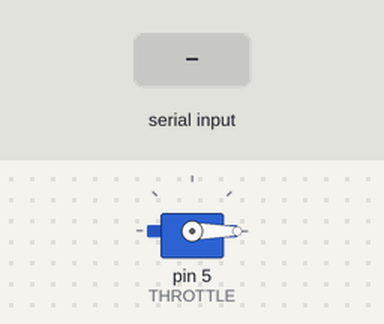
The sketch below on a simulated Arduino Uno, built with avr-gcc and run on an emulated ATmega328P. Shown: servo. The inputs (shaded band) are chosen by the test bench. What the sketch prints to the serial monitor is not drawn.

Above: at 1.2 s.
1.3 s: "0" received over Serial
At 3.4 s:
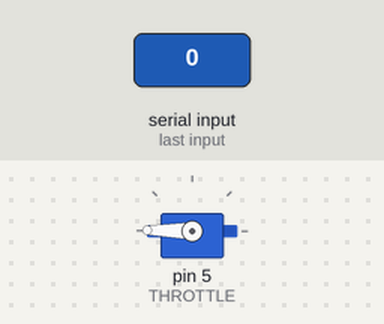
3.8 s: "1" received over Serial
At 5.3 s:
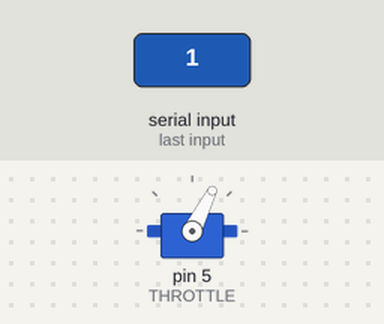
6.3 s: "2" received over Serial
At 8.4 s:
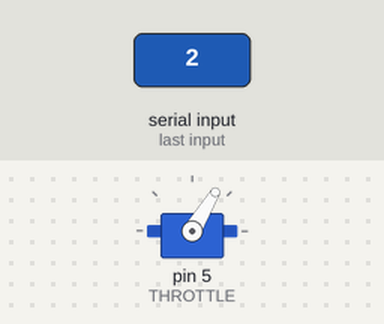
Timing chart, 0 to 9.9 s (numbered marks = the images above; inputs shaded):
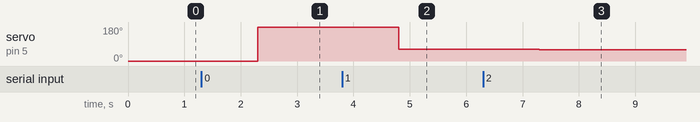

The sketch:

esc_calibration.ino
```cpp
#include<Servo.h>

#define THROTTLE 5

#define THR_MIN 1150    // 0 Idle
#define THR_MAX 2390    // 157

Servo aux, rud, ele, ail, thr;
int current_aux=0, current_rud=0, current_ele=0, current_ail=0, current_thr=0;

void setup() {
  Serial.begin(9600);
  Serial.println("Program begin...");
  thr.attach(THROTTLE);
  thr.writeMicroseconds(0);     // MAX = FULL, MIN = m
}

void thr_max(){
  Serial.print("max");
  thr.writeMicroseconds(THR_MAX);
}

void thr_mid(){
  Serial.print("mid");
  thr.writeMicroseconds(THR_MAX/2);
}

void thr_min(){
  Serial.print("min");
  thr.writeMicroseconds(THR_MIN);
}

void loop() {
  if (Serial.available()){
    String m = Serial.readString();
    switch(m.charAt(0)){
      case '0': thr_max(); break;
      case '1': thr_mid(); break;
      case '2': thr_min(); break;
    }
  }
}
```

Measured:
- after the input at 1.3 s, servo on pin 5 (THROTTLE): 0° → 179° after 1.0 s
- after the input at 3.8 s, servo on pin 5 (THROTTLE): 179° → 63° after 1.0 s
- after the input at 6.3 s, servo on pin 5 (THROTTLE): 63° → 59° after 1.0 s
